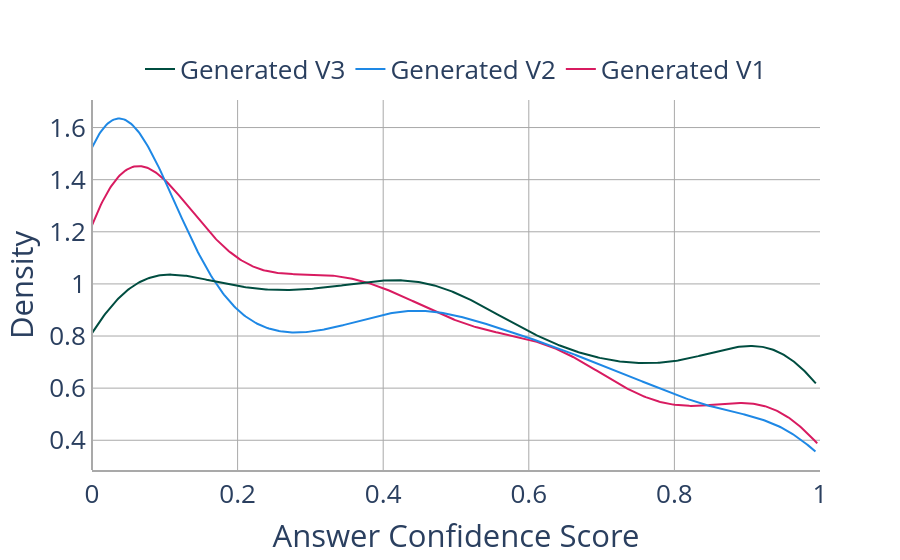

The code cell stored with this chart in its notebook:
### Code cell
import plotly.express as px
import plotly.figure_factory as ff
colors = ['#D81B60', '#1E88E5', '#004D40']

fig = ff.create_distplot(list(ds_scores.values()), list(ds_scores.keys()), 
                        bin_size=1,show_rug=False,show_hist=False,
                        colors=colors)
fig.update_layout(xaxis_title="Answer Confidence Score", yaxis_title="Density",
                plot_bgcolor='rgba(0,0,0,0)',
                font=dict(size=26),
                legend=dict(
                orientation="h",
                yanchor="bottom",
                y=1.02,
                xanchor="center",
                x=0.5
            ))

fig.update_xaxes(showline=True, linewidth=2, linecolor='darkgrey', gridcolor='darkgrey', range=[0, 1.0])
fig.update_yaxes(showline=True, linewidth=2, linecolor='darkgrey', gridcolor='darkgrey')
fig.show()

fig.write_image('question_answerability.pdf', 'pdf', width=1300, height=600)

### Figure 1 — Plotly figure (JSON) as saved in the notebook; plotly's stock layout.template omitted (floating-point values rounded to 4 significant figures; data arrays with more than 128 entries replaced by an {"elided": "..."} marker saying what was removed)
{"data": [{"legendgroup": "Generated V1", "marker": {"color": "#D81B60"}, "mode": "lines", "name": "Generated V1", "showlegend": true, "type": "scatter", "x": {"elided": "500 float values"}, "xaxis": "x", "y": {"elided": "500 float values"}, "yaxis": "y"}, {"legendgroup": "Generated V2", "marker": {"color": "#1E88E5"}, "mode": "lines", "name": "Generated V2", "showlegend": true, "type": "scatter", "x": {"elided": "500 float values"}, "xaxis": "x", "y": {"elided": "500 float values"}, "yaxis": "y"}, {"legendgroup": "Generated V3", "marker": {"color": "#004D40"}, "mode": "lines", "name": "Generated V3", "showlegend": true, "type": "scatter", "x": {"elided": "500 float values"}, "xaxis": "x", "y": {"elided": "500 float values"}, "yaxis": "y"}], "layout": {"barmode": "overlay", "font": {"size": 26}, "hovermode": "closest", "legend": {"orientation": "h", "traceorder": "reversed", "x": 0.5, "xanchor": "center", "y": 1.02, "yanchor": "bottom"}, "plot_bgcolor": "rgba(0,0,0,0)", "xaxis": {"anchor": "y2", "domain": [0, 1], "gridcolor": "darkgrey", "linecolor": "darkgrey", "linewidth": 2, "range": [0, 1], "showline": true, "title": {"text": "Answer Confidence Score"}, "zeroline": false}, "yaxis": {"anchor": "free", "domain": [0, 1], "gridcolor": "darkgrey", "linecolor": "darkgrey", "linewidth": 2, "position": 0, "showline": true, "title": {"text": "Density"}}}}
